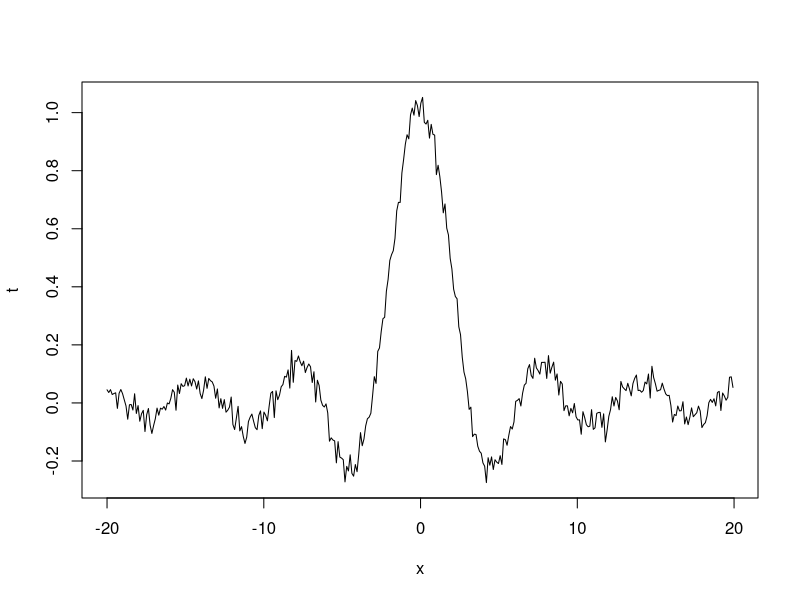
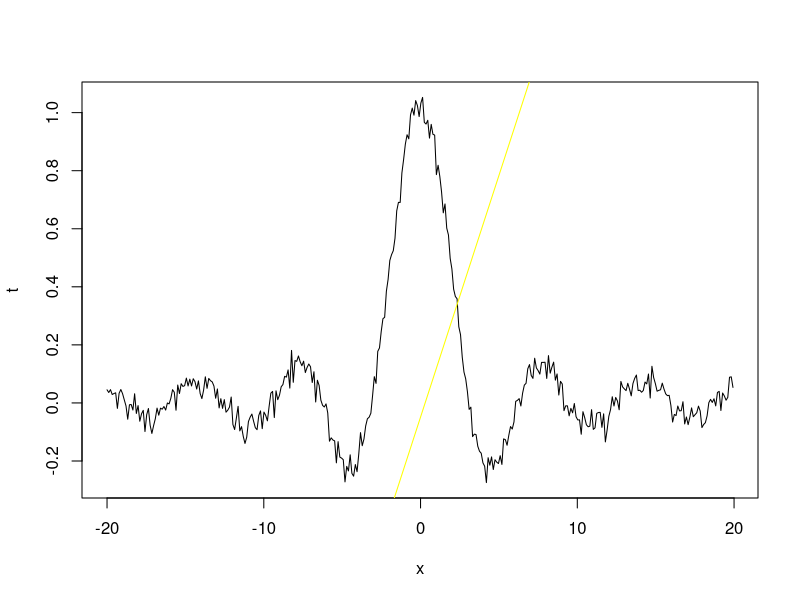
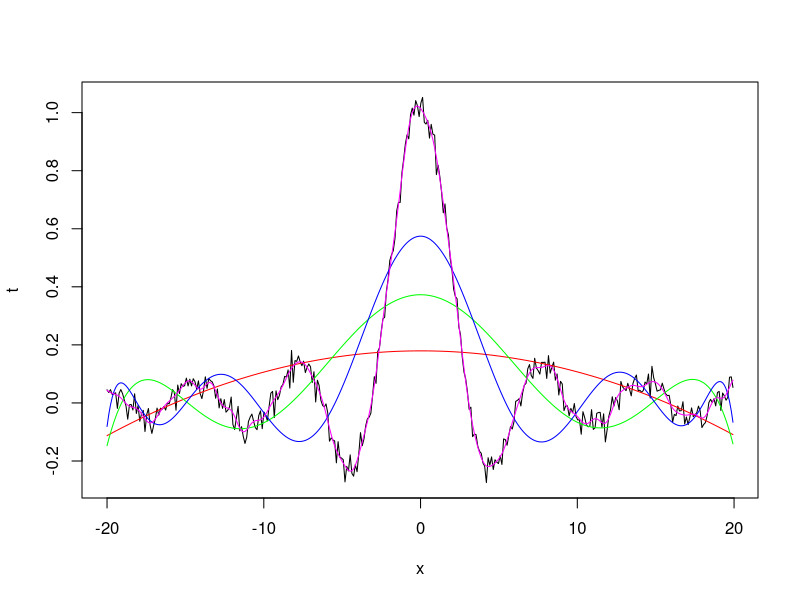
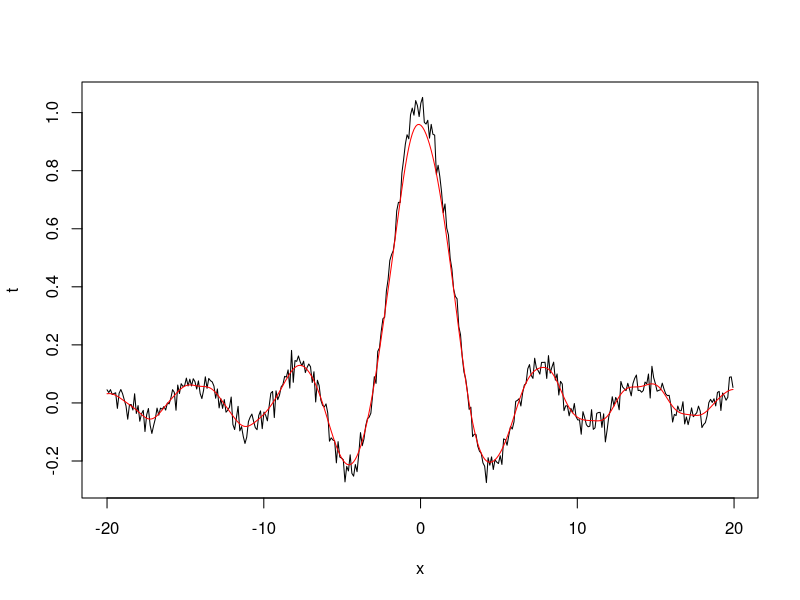

Generate these figures, in order, with R:
####################################################################
# KBLMM - DMKM/MIRI Masters
# Lluis A. Belanche

# LAB 1: Kernel ridge regression
# version of September 2015
####################################################################

set.seed(6046)

## We first show standard (non-ridge) regression and then kernel (ridge) regression, as seen in class

###########################
## a really nice-looking function

A <- 20
x <- seq(-A,A,by=0.11)
t <- sin(x)/x + rnorm(x,sd=0.03)

plot(x,t,type="l")

###########################
## standard (non-ridge) regression

d <- data.frame(x,t)

linreg.1 <- lm (d)

plot(x,t,type="l")

abline(linreg.1, col="yellow")

## the result is obviously terrible, because our function is far from linear

## suppose we use a quadratic polynomial now:

linreg.2 <- lm (t ~ x + I(x^2), d)

plot(x,t,type="l")

points(x, predict(linreg.2), col="red", type="l")

## and keep increasing the degree ... in the end we would certainly do polynomial regression (say, degree 6):

linreg.6 <- lm (t ~ poly(x,6), d)

points(x, predict(linreg.6), col="green", type="l")

## and keep increasing the degree ... 

linreg.11 <- lm (t ~ poly(x,11), d)

points(x, predict(linreg.11), col="blue", type="l")

## we get something now ... but wait: instead of extracting new features manually (the higher order monomials), it is much better to use a kernel function: let's do kernel (ridge) regression with the RBF kernel

## the reason for using regularization is that with the RBF kernel we extract monomials to infinite degrees
## so we need to explicitly control the complexity

###########################
## kernel ridge regression

## Let's start by computing the Gaussian RBF kernel manually

N <- length(x)
sigma <- 1
kk <- tcrossprod(x)
dd <- diag(kk)

## note that 'crossprod' and 'tcrossprod' are simply matrix multiplications (i.e., dot products)
## see help(crossprod) for details

## crossprod is a function of two arguments x,y; if only one is given, the second is taken to be the same as the first

## this computes the RBF kernel rather quickly
myRBF.kernel <- exp(sigma*(-matrix(dd,N,N)-t(matrix(dd,N,N))+2*kk))

dim(myRBF.kernel)

## the first 5 entries (note diagonal is always 1)
myRBF.kernel[1:5,1:5]

## this is a good moment to review the class notes about kernel (ridge) regression

lambda <- 0.01

ident.N <- diag(rep(1,N))

alphas <- solve(myRBF.kernel + lambda*ident.N)

alphas <- alphas %*% t

lines(x,myRBF.kernel %*% alphas,col="magenta")

## not bad, a little bit wiggly, but essentially OK. The important point is that we have converted a linear technique
## into a non-linear one, by introducing the kernel

## if we add more regularization:

lambda <- 1

alphas <- solve(myRBF.kernel + lambda*ident.N)

alphas <- alphas %*% t

plot(x,t,type="l")
lines(x,myRBF.kernel %*% alphas,col="red")

## that is it.
## 
## It has to be said that the RBF kernel has a tunable parameter (sigma), which we left constant in this little exercise.
## As an indication, increasing sigma leads to a better fit to training data (danger of ending up overfitting), and decreasing sigma (towards zero) leads to a worse fit to training data (danger of ending up underfitting).
## 
## On the downside, the need of inverting a large matrix can be a big issue as N grows. Clearly we need better methods ... (although notice that the kernel matrix does not depend on data dimension)
